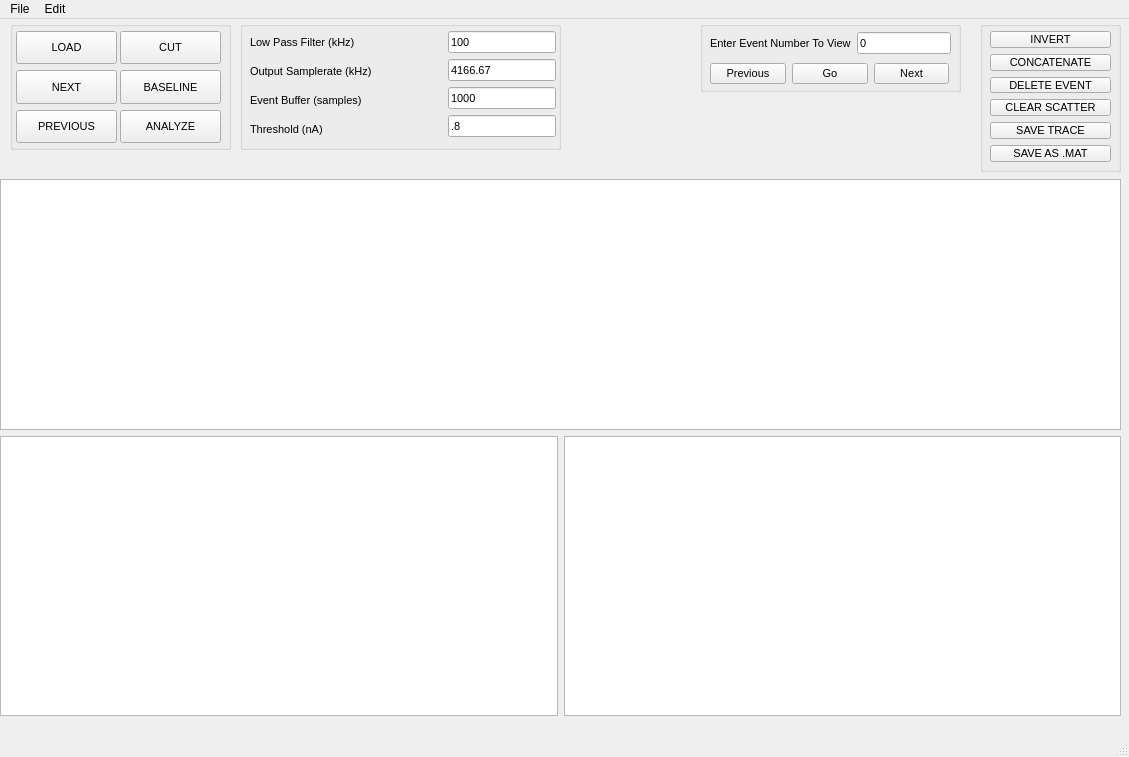
<?xml version="1.0" encoding="UTF-8"?>
<ui version="4.0">
 <class>PythIon</class>
 <widget class="QMainWindow" name="PythIon">
  <property name="geometry">
   <rect>
    <x>0</x>
    <y>0</y>
    <width>1129</width>
    <height>757</height>
   </rect>
  </property>
  <property name="sizePolicy">
   <sizepolicy hsizetype="Expanding" vsizetype="Expanding">
    <horstretch>0</horstretch>
    <verstretch>0</verstretch>
   </sizepolicy>
  </property>
  <property name="windowTitle">
   <string>PythIon</string>
  </property>
  <property name="autoFillBackground">
   <bool>false</bool>
  </property>
  <widget class="QWidget" name="centralwidget">
   <property name="sizePolicy">
    <sizepolicy hsizetype="Expanding" vsizetype="Expanding">
     <horstretch>0</horstretch>
     <verstretch>0</verstretch>
    </sizepolicy>
   </property>
   <widget class="QWidget" name="verticalLayoutWidget">
    <property name="geometry">
     <rect>
      <x>0</x>
      <y>160</y>
      <width>1121</width>
      <height>251</height>
     </rect>
    </property>
    <property name="font">
     <font>
      <family>Arial</family>
      <pointsize>8</pointsize>
      <weight>50</weight>
      <bold>false</bold>
     </font>
    </property>
    <layout class="QVBoxLayout" name="verticalLayout">
     <property name="sizeConstraint">
      <enum>QLayout::SetDefaultConstraint</enum>
     </property>
     <item>
      <widget class="GraphicsLayoutWidget" name="signalplot">
       <property name="font">
        <font>
         <family>Arial</family>
         <pointsize>8</pointsize>
         <weight>50</weight>
         <bold>false</bold>
        </font>
       </property>
      </widget>
     </item>
    </layout>
   </widget>
   <widget class="QWidget" name="verticalLayoutWidget_5">
    <property name="geometry">
     <rect>
      <x>569</x>
      <y>23</y>
      <width>551</width>
      <height>131</height>
     </rect>
    </property>
    <property name="font">
     <font>
      <family>Arial</family>
      <pointsize>8</pointsize>
      <weight>50</weight>
      <bold>false</bold>
     </font>
    </property>
    <layout class="QVBoxLayout" name="verticalLayout_6">
     <item>
      <widget class="QLabel" name="meandelilabel">
       <property name="font">
        <font>
         <family>Arial</family>
         <pointsize>8</pointsize>
         <weight>50</weight>
         <bold>false</bold>
        </font>
       </property>
       <property name="text">
        <string/>
       </property>
      </widget>
     </item>
     <item>
      <widget class="QLabel" name="meandwelllabel">
       <property name="font">
        <font>
         <family>Arial</family>
         <pointsize>8</pointsize>
         <weight>50</weight>
         <bold>false</bold>
        </font>
       </property>
       <property name="text">
        <string/>
       </property>
      </widget>
     </item>
     <item>
      <widget class="QLabel" name="meandtlabel">
       <property name="font">
        <font>
         <family>Arial</family>
         <pointsize>8</pointsize>
         <weight>50</weight>
         <bold>false</bold>
        </font>
       </property>
       <property name="text">
        <string/>
       </property>
      </widget>
     </item>
     <item>
      <widget class="QLabel" name="eventcounterlabel">
       <property name="font">
        <font>
         <family>Arial</family>
         <pointsize>8</pointsize>
         <weight>50</weight>
         <bold>false</bold>
        </font>
       </property>
       <property name="text">
        <string/>
       </property>
      </widget>
     </item>
     <item>
      <widget class="QLabel" name="filelabel">
       <property name="sizePolicy">
        <sizepolicy hsizetype="Expanding" vsizetype="Preferred">
         <horstretch>0</horstretch>
         <verstretch>0</verstretch>
        </sizepolicy>
       </property>
       <property name="font">
        <font>
         <family>Arial</family>
         <pointsize>8</pointsize>
         <weight>50</weight>
         <bold>false</bold>
        </font>
       </property>
       <property name="text">
        <string/>
       </property>
      </widget>
     </item>
    </layout>
   </widget>
   <widget class="QWidget" name="horizontalLayoutWidget_2">
    <property name="geometry">
     <rect>
      <x>0</x>
      <y>417</y>
      <width>1121</width>
      <height>280</height>
     </rect>
    </property>
    <property name="font">
     <font>
      <family>Arial</family>
      <pointsize>8</pointsize>
      <weight>50</weight>
      <bold>false</bold>
     </font>
    </property>
    <layout class="QHBoxLayout" name="horizontalLayout_3">
     <item>
      <widget class="GraphicsLayoutWidget" name="eventplot">
       <property name="sizePolicy">
        <sizepolicy hsizetype="Expanding" vsizetype="Expanding">
         <horstretch>0</horstretch>
         <verstretch>0</verstretch>
        </sizepolicy>
       </property>
       <property name="font">
        <font>
         <family>Kozuka Gothic Pro L</family>
         <pointsize>20</pointsize>
         <weight>3</weight>
         <italic>false</italic>
         <bold>false</bold>
        </font>
       </property>
       <property name="styleSheet">
        <string notr="true">font: 25 20pt &quot;Kozuka Gothic Pro L&quot;;</string>
       </property>
      </widget>
     </item>
     <item>
      <widget class="GraphicsLayoutWidget" name="scatterplot">
       <property name="sizePolicy">
        <sizepolicy hsizetype="Expanding" vsizetype="Expanding">
         <horstretch>0</horstretch>
         <verstretch>0</verstretch>
        </sizepolicy>
       </property>
       <property name="font">
        <font>
         <family>Kozuka Gothic Pro L</family>
         <pointsize>20</pointsize>
         <weight>3</weight>
         <italic>false</italic>
         <bold>false</bold>
        </font>
       </property>
       <property name="styleSheet">
        <string notr="true">font: 25 20pt &quot;Kozuka Gothic Pro L&quot;;</string>
       </property>
      </widget>
     </item>
    </layout>
   </widget>
   <widget class="QGroupBox" name="groupBox_3">
    <property name="geometry">
     <rect>
      <x>700</x>
      <y>2</y>
      <width>261</width>
      <height>71</height>
     </rect>
    </property>
    <property name="font">
     <font>
      <family>Arial</family>
      <pointsize>8</pointsize>
      <weight>50</weight>
      <bold>false</bold>
     </font>
    </property>
    <property name="autoFillBackground">
     <bool>false</bool>
    </property>
    <property name="title">
     <string/>
    </property>
    <property name="alignment">
     <set>Qt::AlignCenter</set>
    </property>
    <property name="flat">
     <bool>false</bool>
    </property>
    <widget class="QWidget" name="horizontalLayoutWidget_3">
     <property name="geometry">
      <rect>
       <x>10</x>
       <y>40</y>
       <width>239</width>
       <height>26</height>
      </rect>
     </property>
     <property name="font">
      <font>
       <family>Arial</family>
       <pointsize>8</pointsize>
       <weight>50</weight>
       <bold>false</bold>
      </font>
     </property>
     <layout class="QHBoxLayout" name="horizontalLayout_4">
      <item>
       <widget class="QPushButton" name="previousbutton">
        <property name="font">
         <font>
          <family>Arial</family>
          <pointsize>8</pointsize>
          <weight>50</weight>
          <bold>false</bold>
         </font>
        </property>
        <property name="text">
         <string>Previous</string>
        </property>
       </widget>
      </item>
      <item>
       <widget class="QPushButton" name="gobutton">
        <property name="font">
         <font>
          <family>Arial</family>
          <pointsize>8</pointsize>
          <weight>50</weight>
          <bold>false</bold>
         </font>
        </property>
        <property name="text">
         <string>Go</string>
        </property>
       </widget>
      </item>
      <item>
       <widget class="QPushButton" name="nextbutton">
        <property name="font">
         <font>
          <family>Arial</family>
          <pointsize>8</pointsize>
          <weight>50</weight>
          <bold>false</bold>
         </font>
        </property>
        <property name="text">
         <string>Next</string>
        </property>
       </widget>
      </item>
     </layout>
    </widget>
    <widget class="QWidget" name="horizontalLayoutWidget_4">
     <property name="geometry">
      <rect>
       <x>10</x>
       <y>10</y>
       <width>241</width>
       <height>24</height>
      </rect>
     </property>
     <property name="font">
      <font>
       <family>Arial</family>
       <pointsize>8</pointsize>
       <weight>50</weight>
       <bold>false</bold>
      </font>
     </property>
     <layout class="QHBoxLayout" name="horizontalLayout_5">
      <item>
       <widget class="QLabel" name="label_4">
        <property name="font">
         <font>
          <family>Arial</family>
          <pointsize>8</pointsize>
          <weight>50</weight>
          <bold>false</bold>
         </font>
        </property>
        <property name="text">
         <string>Enter Event Number To View</string>
        </property>
       </widget>
      </item>
      <item>
       <widget class="QLineEdit" name="eventnumberentry">
        <property name="font">
         <font>
          <family>Arial</family>
          <pointsize>8</pointsize>
          <weight>50</weight>
          <bold>false</bold>
         </font>
        </property>
        <property name="text">
         <string>0</string>
        </property>
       </widget>
      </item>
     </layout>
    </widget>
   </widget>
   <widget class="QGroupBox" name="groupBox_2">
    <property name="geometry">
     <rect>
      <x>240</x>
      <y>2</y>
      <width>321</width>
      <height>129</height>
     </rect>
    </property>
    <property name="sizePolicy">
     <sizepolicy hsizetype="Preferred" vsizetype="Preferred">
      <horstretch>0</horstretch>
      <verstretch>0</verstretch>
     </sizepolicy>
    </property>
    <property name="font">
     <font>
      <family>Arial</family>
      <pointsize>8</pointsize>
      <weight>50</weight>
      <bold>false</bold>
     </font>
    </property>
    <property name="title">
     <string/>
    </property>
    <property name="alignment">
     <set>Qt::AlignCenter</set>
    </property>
    <property name="flat">
     <bool>false</bool>
    </property>
    <widget class="QWidget" name="layoutWidget">
     <property name="geometry">
      <rect>
       <x>10</x>
       <y>10</y>
       <width>306</width>
       <height>110</height>
      </rect>
     </property>
     <property name="font">
      <font>
       <family>Arial</family>
       <pointsize>8</pointsize>
       <weight>50</weight>
       <bold>false</bold>
      </font>
     </property>
     <layout class="QHBoxLayout" name="horizontalLayout">
      <property name="sizeConstraint">
       <enum>QLayout::SetNoConstraint</enum>
      </property>
      <item>
       <layout class="QVBoxLayout" name="verticalLayout_5">
        <item>
         <widget class="QLabel" name="label">
          <property name="font">
           <font>
            <family>Arial</family>
            <pointsize>8</pointsize>
            <weight>50</weight>
            <bold>false</bold>
           </font>
          </property>
          <property name="text">
           <string>Low Pass Filter (kHz)</string>
          </property>
         </widget>
        </item>
        <item>
         <widget class="QLabel" name="label_2">
          <property name="font">
           <font>
            <family>Arial</family>
            <pointsize>8</pointsize>
            <weight>50</weight>
            <bold>false</bold>
           </font>
          </property>
          <property name="text">
           <string>Output Samplerate (kHz)</string>
          </property>
         </widget>
        </item>
        <item>
         <widget class="QLabel" name="label_5">
          <property name="font">
           <font>
            <family>Arial</family>
            <pointsize>8</pointsize>
            <weight>50</weight>
            <bold>false</bold>
           </font>
          </property>
          <property name="text">
           <string>Event Buffer (samples)</string>
          </property>
         </widget>
        </item>
        <item>
         <widget class="QLabel" name="label_3">
          <property name="font">
           <font>
            <family>Arial</family>
            <pointsize>8</pointsize>
            <weight>50</weight>
            <bold>false</bold>
           </font>
          </property>
          <property name="text">
           <string>Threshold (nA)</string>
          </property>
         </widget>
        </item>
       </layout>
      </item>
      <item>
       <layout class="QVBoxLayout" name="verticalLayout_4">
        <property name="sizeConstraint">
         <enum>QLayout::SetDefaultConstraint</enum>
        </property>
        <item>
         <widget class="QLineEdit" name="LPentry">
          <property name="sizePolicy">
           <sizepolicy hsizetype="Fixed" vsizetype="Fixed">
            <horstretch>0</horstretch>
            <verstretch>0</verstretch>
           </sizepolicy>
          </property>
          <property name="font">
           <font>
            <family>Arial</family>
            <pointsize>8</pointsize>
            <weight>50</weight>
            <bold>false</bold>
           </font>
          </property>
          <property name="text">
           <string>100</string>
          </property>
         </widget>
        </item>
        <item>
         <widget class="QLineEdit" name="outputsamplerateentry">
          <property name="sizePolicy">
           <sizepolicy hsizetype="Fixed" vsizetype="Fixed">
            <horstretch>0</horstretch>
            <verstretch>0</verstretch>
           </sizepolicy>
          </property>
          <property name="font">
           <font>
            <family>Arial</family>
            <pointsize>8</pointsize>
            <weight>50</weight>
            <bold>false</bold>
           </font>
          </property>
          <property name="text">
           <string>4166.67</string>
          </property>
         </widget>
        </item>
        <item>
         <widget class="QLineEdit" name="eventbufferentry">
          <property name="sizePolicy">
           <sizepolicy hsizetype="Fixed" vsizetype="Fixed">
            <horstretch>0</horstretch>
            <verstretch>0</verstretch>
           </sizepolicy>
          </property>
          <property name="font">
           <font>
            <family>Arial</family>
            <pointsize>8</pointsize>
            <weight>50</weight>
            <bold>false</bold>
           </font>
          </property>
          <property name="text">
           <string>1000</string>
          </property>
         </widget>
        </item>
        <item>
         <widget class="QLineEdit" name="thresholdentry">
          <property name="sizePolicy">
           <sizepolicy hsizetype="Fixed" vsizetype="Fixed">
            <horstretch>0</horstretch>
            <verstretch>0</verstretch>
           </sizepolicy>
          </property>
          <property name="font">
           <font>
            <family>Arial</family>
            <pointsize>8</pointsize>
            <weight>50</weight>
            <bold>false</bold>
           </font>
          </property>
          <property name="text">
           <string>.8</string>
          </property>
         </widget>
        </item>
       </layout>
      </item>
     </layout>
    </widget>
   </widget>
   <widget class="QGroupBox" name="groupBox">
    <property name="enabled">
     <bool>true</bool>
    </property>
    <property name="geometry">
     <rect>
      <x>10</x>
      <y>2</y>
      <width>221</width>
      <height>129</height>
     </rect>
    </property>
    <property name="sizePolicy">
     <sizepolicy hsizetype="Preferred" vsizetype="Preferred">
      <horstretch>0</horstretch>
      <verstretch>0</verstretch>
     </sizepolicy>
    </property>
    <property name="maximumSize">
     <size>
      <width>449</width>
      <height>16777215</height>
     </size>
    </property>
    <property name="font">
     <font>
      <family>Arial</family>
      <pointsize>8</pointsize>
      <weight>50</weight>
      <bold>false</bold>
     </font>
    </property>
    <property name="mouseTracking">
     <bool>true</bool>
    </property>
    <property name="layoutDirection">
     <enum>Qt::LeftToRight</enum>
    </property>
    <property name="title">
     <string/>
    </property>
    <property name="alignment">
     <set>Qt::AlignJustify|Qt::AlignVCenter</set>
    </property>
    <widget class="QWidget" name="layoutWidget">
     <property name="geometry">
      <rect>
       <x>6</x>
       <y>10</y>
       <width>101</width>
       <height>112</height>
      </rect>
     </property>
     <property name="font">
      <font>
       <family>Arial</family>
       <pointsize>8</pointsize>
       <weight>50</weight>
       <bold>false</bold>
      </font>
     </property>
     <layout class="QVBoxLayout" name="verticalLayout_8">
      <item>
       <widget class="QPushButton" name="loadbutton">
        <property name="sizePolicy">
         <sizepolicy hsizetype="Ignored" vsizetype="Ignored">
          <horstretch>0</horstretch>
          <verstretch>0</verstretch>
         </sizepolicy>
        </property>
        <property name="font">
         <font>
          <family>Arial</family>
          <pointsize>8</pointsize>
          <weight>50</weight>
          <bold>false</bold>
         </font>
        </property>
        <property name="text">
         <string>LOAD</string>
        </property>
       </widget>
      </item>
      <item>
       <widget class="QPushButton" name="nextfilebutton">
        <property name="sizePolicy">
         <sizepolicy hsizetype="Ignored" vsizetype="Ignored">
          <horstretch>0</horstretch>
          <verstretch>0</verstretch>
         </sizepolicy>
        </property>
        <property name="font">
         <font>
          <family>Arial</family>
          <pointsize>8</pointsize>
          <weight>50</weight>
          <bold>false</bold>
         </font>
        </property>
        <property name="text">
         <string>NEXT</string>
        </property>
       </widget>
      </item>
      <item>
       <widget class="QPushButton" name="previousfilebutton">
        <property name="sizePolicy">
         <sizepolicy hsizetype="Ignored" vsizetype="Ignored">
          <horstretch>0</horstretch>
          <verstretch>0</verstretch>
         </sizepolicy>
        </property>
        <property name="font">
         <font>
          <family>Arial</family>
          <pointsize>8</pointsize>
          <weight>50</weight>
          <bold>false</bold>
         </font>
        </property>
        <property name="text">
         <string>PREVIOUS</string>
        </property>
       </widget>
      </item>
     </layout>
     <zorder>nextfilebutton</zorder>
     <zorder>previousfilebutton</zorder>
     <zorder>loadbutton</zorder>
    </widget>
    <widget class="QWidget" name="layoutWidget">
     <property name="geometry">
      <rect>
       <x>110</x>
       <y>10</y>
       <width>101</width>
       <height>112</height>
      </rect>
     </property>
     <property name="font">
      <font>
       <family>Arial</family>
       <pointsize>8</pointsize>
       <weight>50</weight>
       <bold>false</bold>
      </font>
     </property>
     <layout class="QVBoxLayout" name="verticalLayout_3">
      <item>
       <widget class="QPushButton" name="cutbutton">
        <property name="sizePolicy">
         <sizepolicy hsizetype="Ignored" vsizetype="Ignored">
          <horstretch>0</horstretch>
          <verstretch>0</verstretch>
         </sizepolicy>
        </property>
        <property name="font">
         <font>
          <family>Arial</family>
          <pointsize>8</pointsize>
          <weight>50</weight>
          <bold>false</bold>
         </font>
        </property>
        <property name="text">
         <string>CUT</string>
        </property>
       </widget>
      </item>
      <item>
       <widget class="QPushButton" name="baselinebutton">
        <property name="sizePolicy">
         <sizepolicy hsizetype="Ignored" vsizetype="Ignored">
          <horstretch>0</horstretch>
          <verstretch>0</verstretch>
         </sizepolicy>
        </property>
        <property name="font">
         <font>
          <family>Arial</family>
          <pointsize>8</pointsize>
          <weight>50</weight>
          <bold>false</bold>
         </font>
        </property>
        <property name="text">
         <string>BASELINE</string>
        </property>
       </widget>
      </item>
      <item>
       <widget class="QPushButton" name="analyzebutton">
        <property name="sizePolicy">
         <sizepolicy hsizetype="Ignored" vsizetype="Ignored">
          <horstretch>0</horstretch>
          <verstretch>0</verstretch>
         </sizepolicy>
        </property>
        <property name="font">
         <font>
          <family>Arial</family>
          <pointsize>8</pointsize>
          <weight>50</weight>
          <bold>false</bold>
         </font>
        </property>
        <property name="text">
         <string>ANALYZE</string>
        </property>
       </widget>
      </item>
     </layout>
    </widget>
   </widget>
   <widget class="QLabel" name="eventinfolabel">
    <property name="geometry">
     <rect>
      <x>4</x>
      <y>700</y>
      <width>551</width>
      <height>16</height>
     </rect>
    </property>
    <property name="font">
     <font>
      <family>Arial</family>
      <pointsize>8</pointsize>
      <weight>50</weight>
      <bold>false</bold>
     </font>
    </property>
    <property name="text">
     <string/>
    </property>
   </widget>
   <widget class="QGroupBox" name="groupBox_4">
    <property name="enabled">
     <bool>true</bool>
    </property>
    <property name="geometry">
     <rect>
      <x>980</x>
      <y>2</y>
      <width>141</width>
      <height>151</height>
     </rect>
    </property>
    <property name="sizePolicy">
     <sizepolicy hsizetype="Preferred" vsizetype="Preferred">
      <horstretch>0</horstretch>
      <verstretch>0</verstretch>
     </sizepolicy>
    </property>
    <property name="maximumSize">
     <size>
      <width>449</width>
      <height>16777215</height>
     </size>
    </property>
    <property name="font">
     <font>
      <family>Arial</family>
      <pointsize>8</pointsize>
      <weight>50</weight>
      <bold>false</bold>
     </font>
    </property>
    <property name="mouseTracking">
     <bool>true</bool>
    </property>
    <property name="layoutDirection">
     <enum>Qt::LeftToRight</enum>
    </property>
    <property name="title">
     <string/>
    </property>
    <property name="alignment">
     <set>Qt::AlignJustify|Qt::AlignVCenter</set>
    </property>
    <widget class="QWidget" name="verticalLayoutWidget_6">
     <property name="geometry">
      <rect>
       <x>10</x>
       <y>10</y>
       <width>121</width>
       <height>131</height>
      </rect>
     </property>
     <property name="font">
      <font>
       <family>Arial</family>
       <pointsize>8</pointsize>
       <weight>50</weight>
       <bold>false</bold>
      </font>
     </property>
     <layout class="QVBoxLayout" name="verticalLayout_7">
      <item>
       <widget class="QPushButton" name="invertbutton">
        <property name="sizePolicy">
         <sizepolicy hsizetype="Ignored" vsizetype="Ignored">
          <horstretch>0</horstretch>
          <verstretch>0</verstretch>
         </sizepolicy>
        </property>
        <property name="font">
         <font>
          <family>Arial</family>
          <pointsize>8</pointsize>
          <weight>50</weight>
          <bold>false</bold>
         </font>
        </property>
        <property name="text">
         <string>INVERT</string>
        </property>
       </widget>
      </item>
      <item>
       <widget class="QPushButton" name="concatenatebutton">
        <property name="sizePolicy">
         <sizepolicy hsizetype="Ignored" vsizetype="Ignored">
          <horstretch>0</horstretch>
          <verstretch>0</verstretch>
         </sizepolicy>
        </property>
        <property name="font">
         <font>
          <family>Arial</family>
          <pointsize>8</pointsize>
          <weight>50</weight>
          <bold>false</bold>
         </font>
        </property>
        <property name="text">
         <string>CONCATENATE</string>
        </property>
       </widget>
      </item>
      <item>
       <widget class="QPushButton" name="deleteeventbutton">
        <property name="sizePolicy">
         <sizepolicy hsizetype="Ignored" vsizetype="Ignored">
          <horstretch>0</horstretch>
          <verstretch>0</verstretch>
         </sizepolicy>
        </property>
        <property name="font">
         <font>
          <family>Arial</family>
          <pointsize>8</pointsize>
          <weight>50</weight>
          <bold>false</bold>
         </font>
        </property>
        <property name="text">
         <string>DELETE EVENT</string>
        </property>
       </widget>
      </item>
      <item>
       <widget class="QPushButton" name="clearscatterbutton">
        <property name="sizePolicy">
         <sizepolicy hsizetype="Ignored" vsizetype="Ignored">
          <horstretch>0</horstretch>
          <verstretch>0</verstretch>
         </sizepolicy>
        </property>
        <property name="font">
         <font>
          <family>Arial</family>
          <pointsize>8</pointsize>
          <weight>50</weight>
          <bold>false</bold>
         </font>
        </property>
        <property name="text">
         <string>CLEAR SCATTER</string>
        </property>
       </widget>
      </item>
      <item>
       <widget class="QPushButton" name="savetracebutton">
        <property name="sizePolicy">
         <sizepolicy hsizetype="Minimum" vsizetype="Ignored">
          <horstretch>0</horstretch>
          <verstretch>0</verstretch>
         </sizepolicy>
        </property>
        <property name="text">
         <string>SAVE TRACE</string>
        </property>
       </widget>
      </item>
      <item>
       <widget class="QPushButton" name="saveasmatbutton">
        <property name="sizePolicy">
         <sizepolicy hsizetype="Minimum" vsizetype="Ignored">
          <horstretch>0</horstretch>
          <verstretch>0</verstretch>
         </sizepolicy>
        </property>
        <property name="text">
         <string>SAVE AS .MAT</string>
        </property>
       </widget>
      </item>
     </layout>
    </widget>
   </widget>
   <zorder>groupBox_3</zorder>
   <zorder>verticalLayoutWidget</zorder>
   <zorder>verticalLayoutWidget_5</zorder>
   <zorder>horizontalLayoutWidget_2</zorder>
   <zorder>groupBox_2</zorder>
   <zorder>groupBox</zorder>
   <zorder>eventinfolabel</zorder>
   <zorder>groupBox_4</zorder>
  </widget>
  <widget class="QMenuBar" name="menubar">
   <property name="geometry">
    <rect>
     <x>0</x>
     <y>0</y>
     <width>1129</width>
     <height>21</height>
    </rect>
   </property>
   <widget class="QMenu" name="menuFile">
    <property name="title">
     <string>File</string>
    </property>
   </widget>
   <widget class="QMenu" name="menuEdit">
    <property name="title">
     <string>Edit</string>
    </property>
   </widget>
   <addaction name="menuFile"/>
   <addaction name="menuEdit"/>
  </widget>
  <widget class="QStatusBar" name="statusbar"/>
  <action name="actionInvert">
   <property name="text">
    <string>Invert data</string>
   </property>
  </action>
  <action name="actionsetbuffer">
   <property name="text">
    <string>Set Event Buffer Size</string>
   </property>
  </action>
 </widget>
 <customwidgets>
  <customwidget>
   <class>GraphicsLayoutWidget</class>
   <extends>QGraphicsView</extends>
   <header location="global">pyqtgraph</header>
  </customwidget>
 </customwidgets>
 <resources/>
 <connections/>
</ui>
